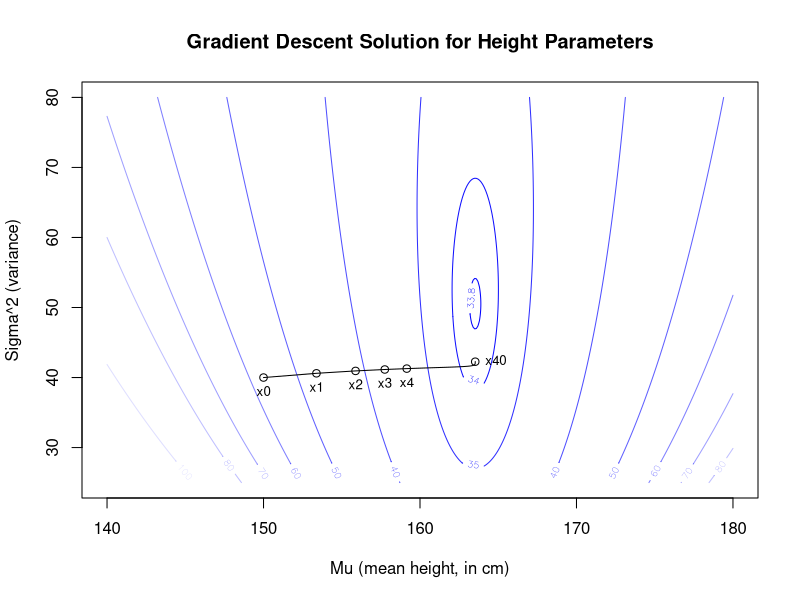

Write R code to recreate this figure.
## ---- chunk 1
# gradient descent function with backtracking line search
graddesc <- function(f, g, x0, b=0.8, tol=1e-2, max.iter=40){ # <1>
  i <- 0
  x <- x0
  results <- t(c(0,x,-f(x)))
  while (sqrt(g(x)%*%g(x))>tol & i<max.iter) {                # <2>
    i <- i + 1
    t <- 1
    while ((f(x+t*g(x))<f(x)) & t>tol) {                      # <3>
      t <- t*b}                                               # <3>
    x <- x + t*g(x)                                           
    results <- rbind(results,t(c(i,x,-f(x))))}                # <4>
  colnames(results) <- c('iter',paste0('x',1:length(x)),'f')  # <4>
  return(results)}
## ---- chunk 2
#generate height data
heights <- c(170.1,161.6,175.2,166.3,165.6,165.8,152.0,155.8,168.6,154.3)

#height log-likelihood for any parameter choice
height.ll <- function(x){                     # <1>
  -1*length(heights)*log(2*pi*x[2])/2 -       # <2>
    sum((heights-x[1])^2)/(2*x[2])}

#gradient of height log-likelihood for any parameter choice
height.grad <- function(x){                   # <1>
  c(sum(heights-x[1])/x[2],                   # <3>
    -1*length(heights)/(2*x[2]) +             # <4>
      sum((heights-x[1])^2)/(2*x[2]^2))}      # <4>
## ---- chunk 3
gd <- graddesc(f=height.ll,g=height.grad,x0=c(150,40))
gd[c(1:5,41),]
## ---- chunk 4
#| label: fig-gradient
#| code-fold: true
#| fig-cap: "Gradient descent approximation of height MLEs"

xgrid <- seq(140,180,0.1)
ygrid <- seq(25,80,0.1)
zgrid <- -1*matrix(apply(cbind(rep(xgrid,times=length(ygrid)),rep(ygrid,each=length(xgrid))),1,height.ll),ncol=length(ygrid))

contour(xgrid,ygrid,zgrid,levels=c(120,100,80,70,60,50,40,35,34,33.8,33.7),
               col=paste0('#0000ff',c('00','20','40','60','80','9f','af','cf','ef','ff')),
               main='Gradient Descent Solution for Height Parameters',
               xlab='Mu (mean height, in cm)',ylab='Sigma^2 (variance)')
lines(gd[,2],gd[,3])
points(gd[c(1:5,40),2:3],pch=1)
text(gd[c(1:5,40),2:3],paste0('x',c(0:4,40)),pos=c(1,1,1,1,1,4),cex=0.8)
